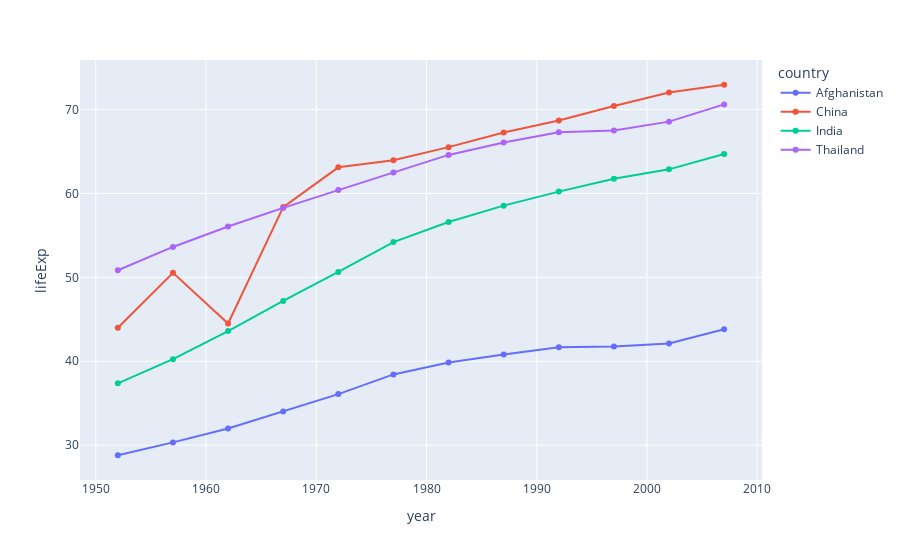

Here is the notebook cell this chart was saved with:
### Code cell
# Line graph
fig = px.line(df.loc[df['country'].isin(['India', 'Afghanistan', 'China', 'Thailand'])], x="year", y="lifeExp", color="country")
fig.update_traces(mode="markers+lines")

fig.show()

### Figure 1 — Plotly figure (JSON) as saved in the notebook; plotly's stock layout.template omitted (floating-point values rounded to 4 significant figures)
{"data": [{"hovertemplate": "country=Afghanistan<br>year=%{x}<br>lifeExp=%{y}<extra></extra>", "legendgroup": "Afghanistan", "line": {"color": "#636efa", "dash": "solid"}, "mode": "markers+lines", "name": "Afghanistan", "orientation": "v", "showlegend": true, "type": "scatter", "x": [1952, 1957, 1962, 1967, 1972, 1977, 1982, 1987, 1992, 1997, 2002, 2007], "xaxis": "x", "y": [28.8, 30.33, 32.0, 34.02, 36.09, 38.44, 39.85, 40.82, 41.67, 41.76, 42.13, 43.83], "yaxis": "y"}, {"hovertemplate": "country=China<br>year=%{x}<br>lifeExp=%{y}<extra></extra>", "legendgroup": "China", "line": {"color": "#EF553B", "dash": "solid"}, "mode": "markers+lines", "name": "China", "orientation": "v", "showlegend": true, "type": "scatter", "x": [1952, 1957, 1962, 1967, 1972, 1977, 1982, 1987, 1992, 1997, 2002, 2007], "xaxis": "x", "y": [44, 50.55, 44.5, 58.38, 63.12, 63.97, 65.53, 67.27, 68.69, 70.43, 72.03, 72.96], "yaxis": "y"}, {"hovertemplate": "country=India<br>year=%{x}<br>lifeExp=%{y}<extra></extra>", "legendgroup": "India", "line": {"color": "#00cc96", "dash": "solid"}, "mode": "markers+lines", "name": "India", "orientation": "v", "showlegend": true, "type": "scatter", "x": [1952, 1957, 1962, 1967, 1972, 1977, 1982, 1987, 1992, 1997, 2002, 2007], "xaxis": "x", "y": [37.37, 40.25, 43.6, 47.19, 50.65, 54.21, 56.6, 58.55, 60.22, 61.77, 62.88, 64.7], "yaxis": "y"}, {"hovertemplate": "country=Thailand<br>year=%{x}<br>lifeExp=%{y}<extra></extra>", "legendgroup": "Thailand", "line": {"color": "#ab63fa", "dash": "solid"}, "mode": "markers+lines", "name": "Thailand", "orientation": "v", "showlegend": true, "type": "scatter", "x": [1952, 1957, 1962, 1967, 1972, 1977, 1982, 1987, 1992, 1997, 2002, 2007], "xaxis": "x", "y": [50.85, 53.63, 56.06, 58.28, 60.41, 62.49, 64.6, 66.08, 67.3, 67.52, 68.56, 70.62], "yaxis": "y"}], "layout": {"legend": {"title": {"text": "country"}, "tracegroupgap": 0}, "margin": {"t": 60}, "xaxis": {"anchor": "y", "domain": [0, 1], "title": {"text": "year"}}, "yaxis": {"anchor": "x", "domain": [0, 1], "title": {"text": "lifeExp"}}}}
